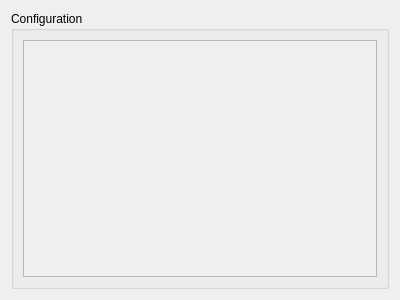
<?xml version="1.0" encoding="UTF-8"?>
<ui version="4.0">
 <class>Elpida::Application::CustomBenchmarkConfigurationView</class>
 <widget class="QWidget" name="CustomBenchmarkConfigurationView">
  <property name="geometry">
   <rect>
    <x>0</x>
    <y>0</y>
    <width>400</width>
    <height>300</height>
   </rect>
  </property>
  <property name="windowTitle">
   <string>Form</string>
  </property>
  <layout class="QVBoxLayout" name="verticalLayout">
   <item>
    <widget class="QGroupBox" name="gbConfiguration">
     <property name="title">
      <string>Configuration</string>
     </property>
     <layout class="QVBoxLayout" name="verticalLayout_2">
      <item>
       <widget class="QScrollArea" name="saContainer">
        <property name="widgetResizable">
         <bool>true</bool>
        </property>
        <widget class="QWidget" name="scrollAreaWidgetContents">
         <property name="geometry">
          <rect>
           <x>0</x>
           <y>0</y>
           <width>356</width>
           <height>239</height>
          </rect>
         </property>
         <layout class="QVBoxLayout" name="verticalLayout_3">
          <item>
           <widget class="QWidget" name="container" native="true"/>
          </item>
         </layout>
        </widget>
       </widget>
      </item>
     </layout>
    </widget>
   </item>
  </layout>
 </widget>
 <resources/>
 <connections/>
</ui>
